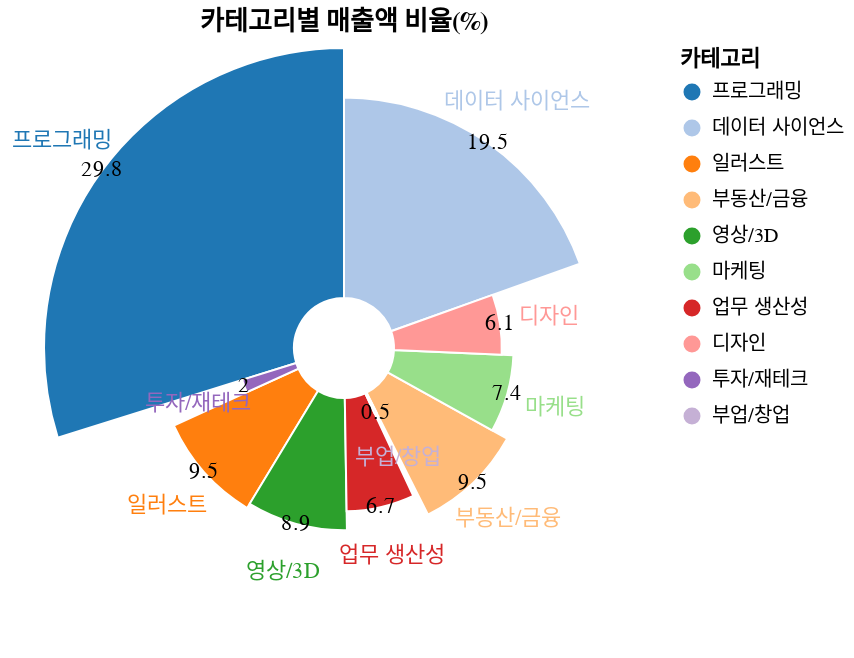

The cell this chart's notebook holds for it:
### Markdown cell above
#### 04. **카테고리별 매출 그 비중 및 결제 횟수**

### Code cell
df_paid = df[df["유형"].str.contains("PAYMENT")] # 환불 제외, 결제한 데이터만 생성

# 카테고리별 실거래금액(매출액) 합계 
category_group_sum = df_paid.groupby("카테고리")["실거래금액"].sum().reset_index().sort_values(by="실거래금액", ascending=False)

# 그래프에 표시할 카데고리 순서
category_order = ['프로그래밍', '데이터 사이언스', '일러스트', '부동산/금융', '영상/3D', '마케팅', '업무 생산성', '디자인', '투자/재테크', '부업/창업']

# 실거래금액 비율 계산
category_group_sum_rate = category_group_sum.copy()
total_sum = category_group_sum_rate['실거래금액'].sum()
category_group_sum_rate['실거래금액 비율'] = np.round(category_group_sum_rate['실거래금액'] / total_sum * 100, decimals=1)

base = alt.Chart(category_group_sum_rate).encode(alt.Theta("실거래금액:Q", title="실거래금액 비율").stack(True),
                                                 alt.Radius("실거래금액").scale(type="sqrt", zero=True, rangeMin=20),
                                                 color=alt.Color("카테고리:N", scale=alt.Scale(scheme='category20'), sort=category_order))

c1 = base.mark_arc(innerRadius=25, stroke="#fff")
c2 = base.mark_text(radiusOffset=0).encode(text="실거래금액 비율:N",
                                           color=alt.value("black"), 
                                           order=alt.Order("카테고리:N"))
c3 = base.mark_text(radiusOffset=25).encode(text="카테고리:N", 
                                            order=alt.Order("카테고리:N"))

chart = alt.layer(c1, c2, c3).configure_legend(orient='right').properties(title="카테고리별 매출액 비율(%)")
chart

### Figure 1 — Vega-Lite specification as saved in the notebook (floating-point values rounded to 4 significant figures)
{"config": {"view": {"continuousWidth": 300, "continuousHeight": 300}, "legend": {"orient": "right"}}, "layer": [{"mark": {"type": "arc", "innerRadius": 25, "stroke": "#fff"}, "encoding": {"color": {"field": "카테고리", "scale": {"scheme": "category20"}, "sort": ["프로그래밍", "데이터 사이언스", "일러스트", "부동산/금융", "영상/3D", "마케팅", "업무 생산성", "디자인", "투자/재테크", "부업/창업"], "type": "nominal"}, "radius": {"field": "실거래금액", "scale": {"type": "sqrt", "zero": true, "rangeMin": 20}, "type": "quantitative"}, "theta": {"field": "실거래금액", "stack": true, "title": "실거래금액 비율", "type": "quantitative"}}}, {"mark": {"type": "text", "radiusOffset": 0}, "encoding": {"color": {"value": "black"}, "order": {"field": "카테고리", "type": "nominal"}, "radius": {"field": "실거래금액", "scale": {"type": "sqrt", "zero": true, "rangeMin": 20}, "type": "quantitative"}, "text": {"field": "실거래금액 비율", "type": "nominal"}, "theta": {"field": "실거래금액", "stack": true, "title": "실거래금액 비율", "type": "quantitative"}}}, {"mark": {"type": "text", "radiusOffset": 25}, "encoding": {"color": {"field": "카테고리", "scale": {"scheme": "category20"}, "sort": ["프로그래밍", "데이터 사이언스", "일러스트", "부동산/금융", "영상/3D", "마케팅", "업무 생산성", "디자인", "투자/재테크", "부업/창업"], "type": "nominal"}, "order": {"field": "카테고리", "type": "nominal"}, "radius": {"field": "실거래금액", "scale": {"type": "sqrt", "zero": true, "rangeMin": 20}, "type": "quantitative"}, "text": {"field": "카테고리", "type": "nominal"}, "theta": {"field": "실거래금액", "stack": true, "title": "실거래금액 비율", "type": "quantitative"}}}], "data": {"name": "data-de7ee2a37509a5079717682981d6ee2e"}, "title": "카테고리별 매출액 비율(%)", "$schema": "https://vega.github.io/schema/vega-lite/v5.8.0.json", "datasets": {"data-de7ee2a37509a5079717682981d6ee2e": [{"카테고리": "프로그래밍", "실거래금액": 7414108004, "실거래금액 비율": 29.8}, {"카테고리": "데이터 사이언스", "실거래금액": 4856780590, "실거래금액 비율": 19.5}, {"카테고리": "일러스트", "실거래금액": 2370890265, "실거래금액 비율": 9.5}, {"카테고리": "부동산/금융", "실거래금액": 2357533300, "실거래금액 비율": 9.5}, {"카테고리": "영상/3D", "실거래금액": 2216658500, "실거래금액 비율": 8.9}, {"카테고리": "마케팅", "실거래금액": 1841750094, "실거래금액 비율": 7.4}, {"카테고리": "업무 생산성", "실거래금액": 1668629905, "실거래금액 비율": 6.7}, {"카테고리": "디자인", "실거래금액": 1523132870, "실거래금액 비율": 6.1}, {"카테고리": "투자/재테크", "실거래금액": 488866750, "실거래금액 비율": 2.0}, {"카테고리": "부업/창업", "실거래금액": 115288000, "실거래금액 비율": 0.5}]}}
